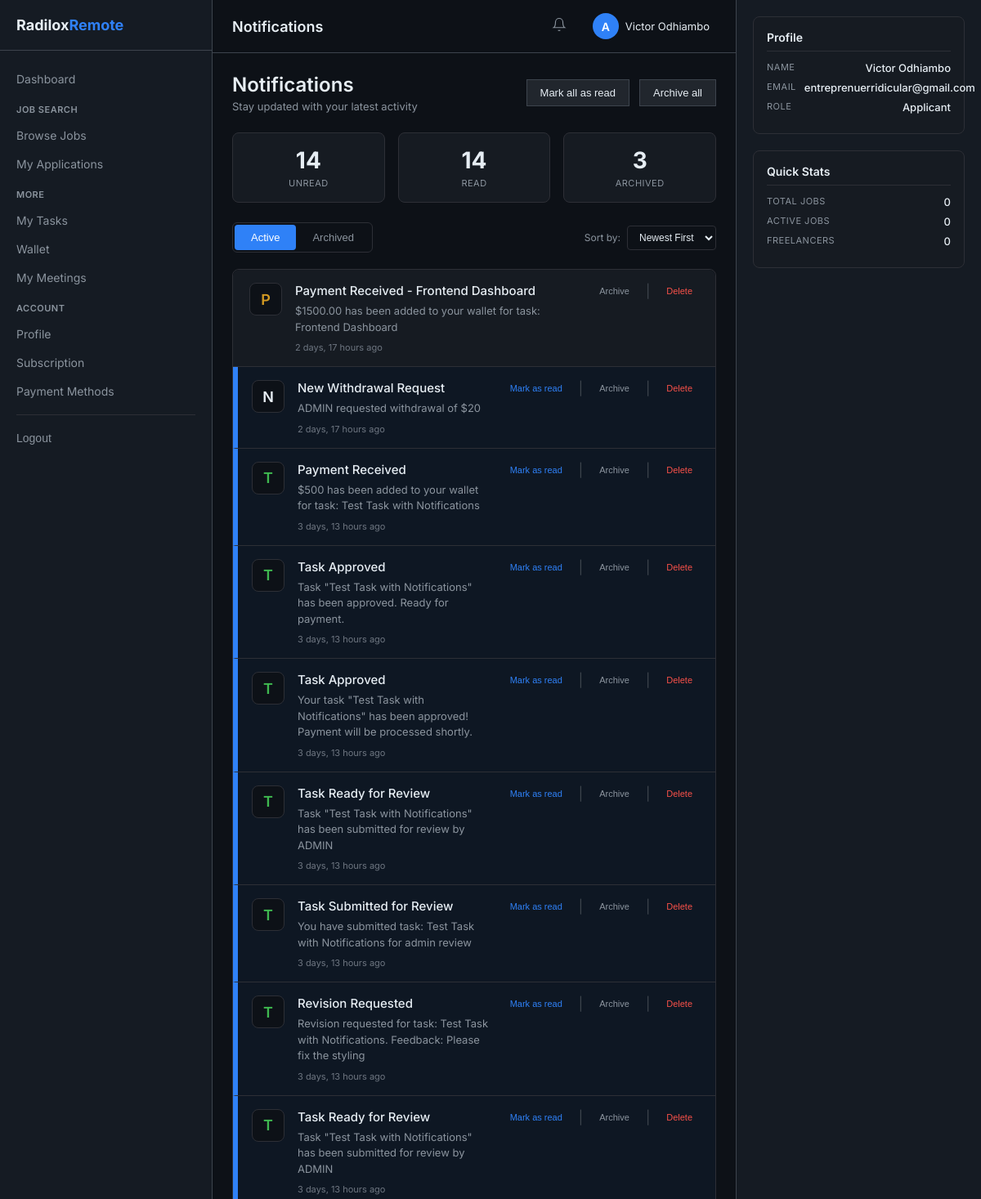
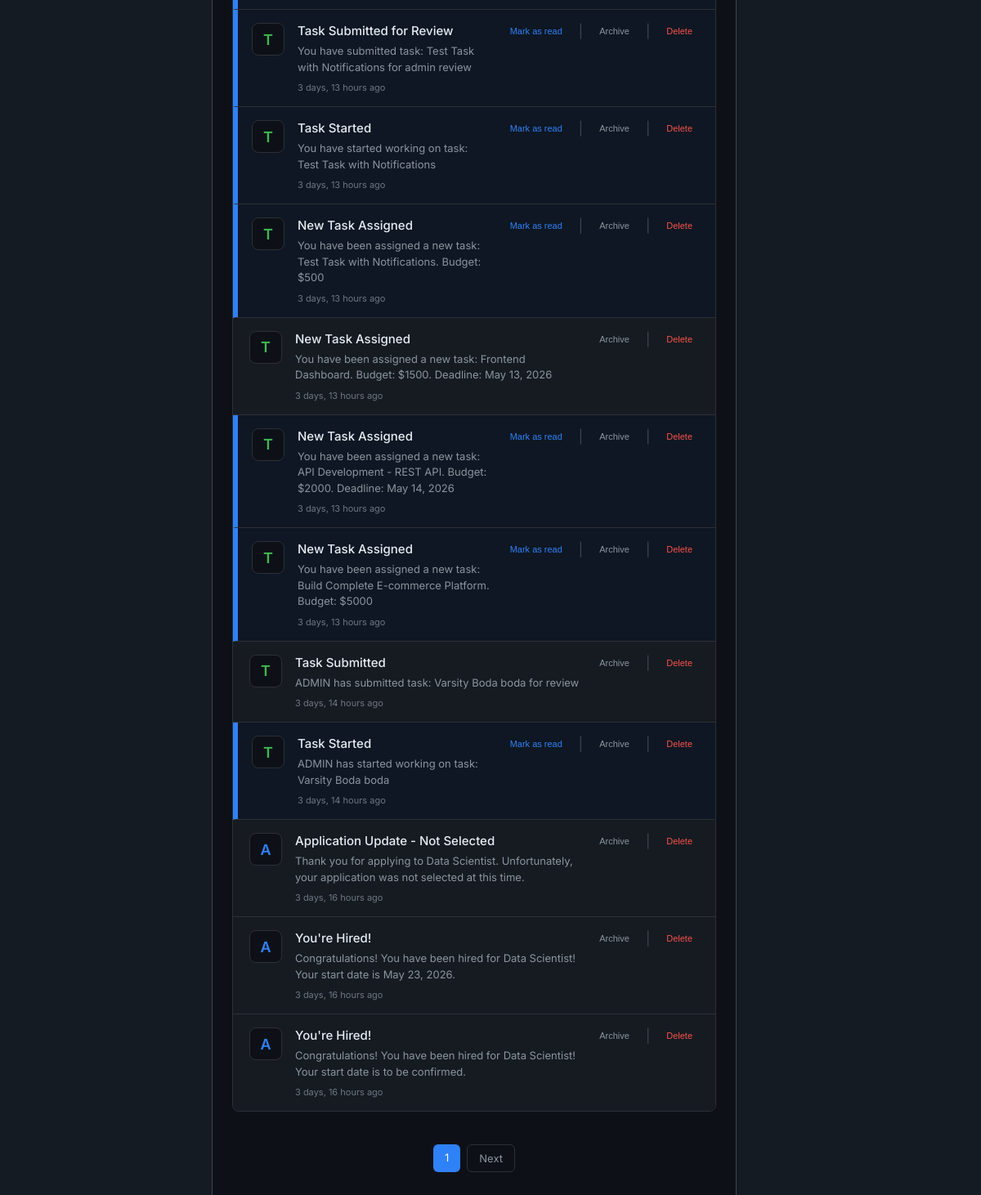
Page /notifications/ (signed in) on the earlier database version (2 pictures, top to bottom).
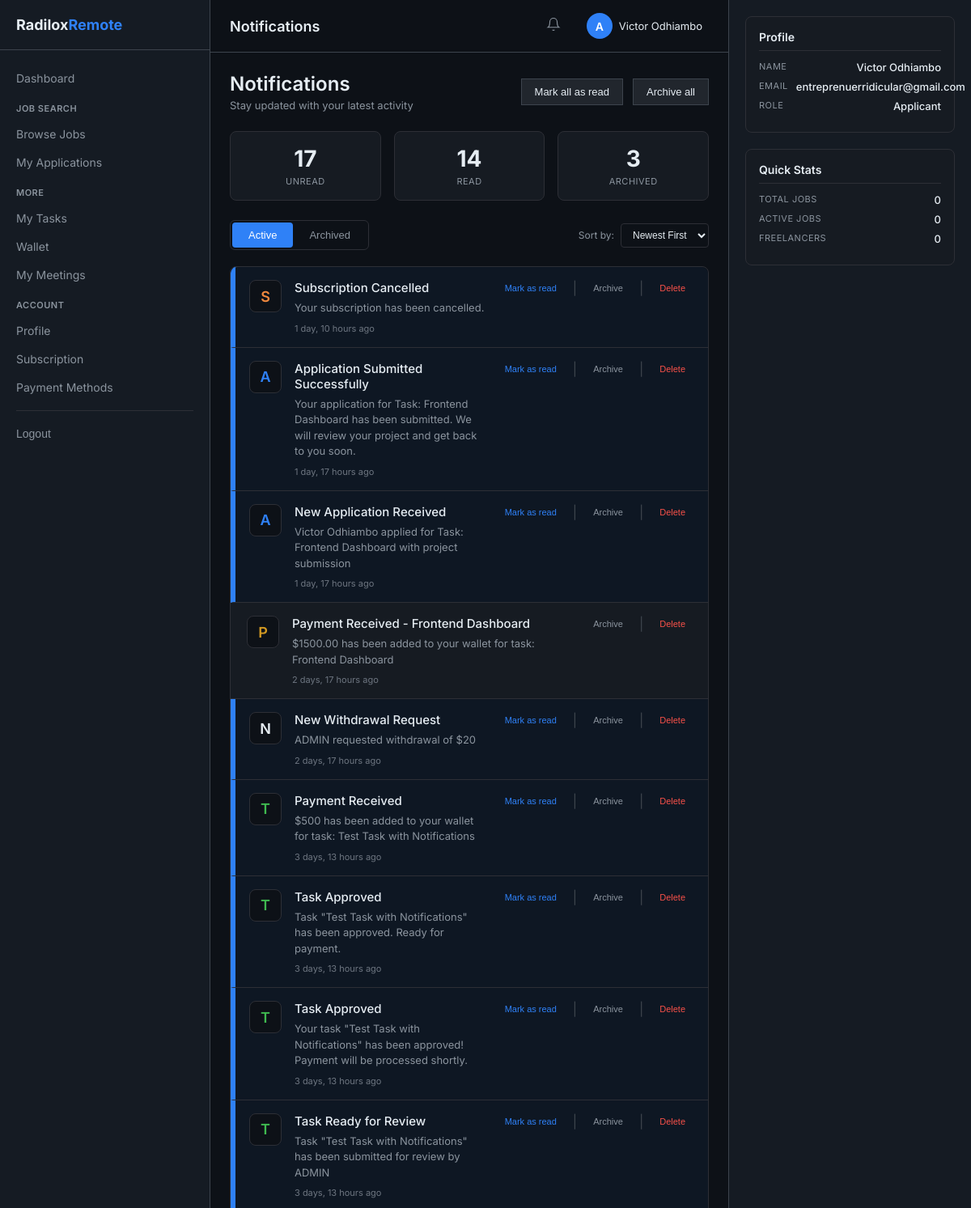
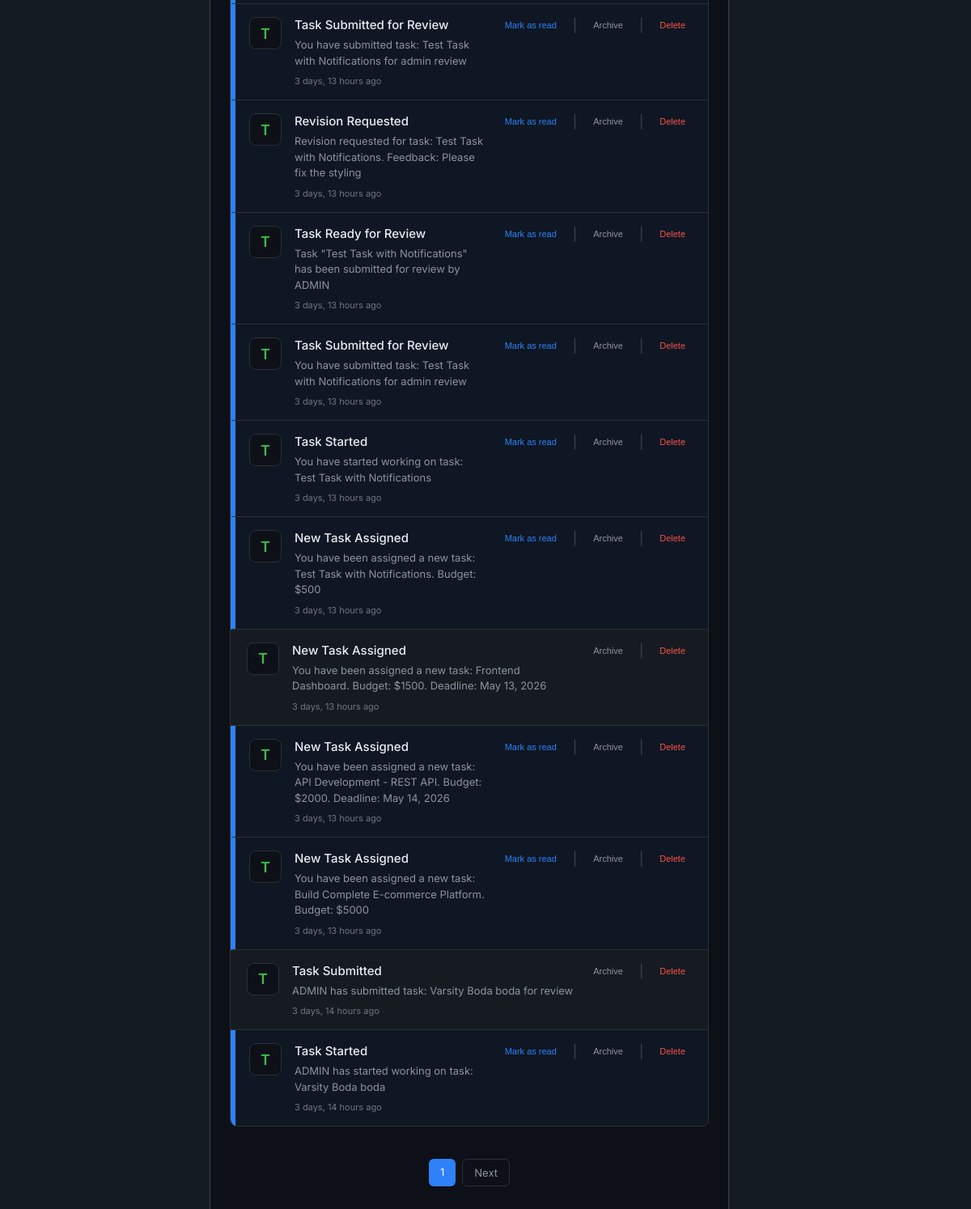
Same page on the later database version (2 pictures, top to bottom).
### notifications/models.py (models this page shows, shortened)
class Notification(models.Model):
    NOTIFICATION_TYPES = (
        ('application', 'Application Update'),
        ('quiz', 'Quiz Result'),
        ('task', 'Task Update'),
        ('payment', 'Payment Update'),
        ('subscription', 'Subscription Update'),
        ('system', 'System Message'),
        ('interview', 'Interview Scheduled'),
        ('onboarding', 'Onboarding Scheduled'),
        ('withdrawal', 'Withdrawal Update'),
    )
    STATUS_CHOICES = (
        ('unread', 'Unread'),
        ('read', 'Read'),
        ('archived', 'Archived'),
    )
    user = models.ForeignKey(settings.AUTH_USER_MODEL, on_delete=models.CASCADE, related_name='notifications')
    notification_type = models.CharField(max_length=20, choices=NOTIFICATION_TYPES, db_index=True)
    title = models.CharField(max_length=255)
    message = models.TextField()
    link = models.CharField(max_length=500, blank=True, help_text="URL to redirect when clicked")
    status = models.CharField(max_length=20, choices=STATUS_CHOICES, default='unread', db_index=True)
    metadata = models.JSONField(default=dict, blank=True, help_text="Additional data like task_id, application_id, etc.")
    created_at = models.DateTimeField(auto_now_add=True, db_index=True)
    read_at = models.DateTimeField(null=True, blank=True)
    updated_at = models.DateTimeField(auto_now=True)
    class Meta:
        db_table = 'notifications'
        ordering = ['-created_at']
        indexes = [
            models.Index(fields=['user', 'status', '-created_at']),
            models.Index(fields=['user', 'created_at']),
            models.Index(fields=['notification_type']),
        ]
        verbose_name = 'Notification'
        verbose_name_plural = 'Notifications'

### notifications/views.py (the view)
# urls.py: path('', views.notification_list, name='list'),
@login_required
def notification_list(request):
    status_filter = request.GET.get('status', 'active')
    sort_by = request.GET.get('sort', 'newest')
    if status_filter == 'active':
        notifications = Notification.objects.filter(
            user=request.user
        ).exclude(status='archived').order_by('-created_at')
    elif status_filter == 'archived':
        notifications = Notification.objects.filter(
            user=request.user,
            status='archived'
        ).order_by('-created_at')
    else:
        notifications = Notification.objects.filter(user=request.user).order_by('-created_at')
    if sort_by == 'oldest':
        notifications = notifications.order_by('created_at')
    else:
        notifications = notifications.order_by('-created_at')
    paginator = Paginator(notifications, 20)
    page_number = request.GET.get('page')
    page_obj = paginator.get_page(page_number)
    unread_count = Notification.objects.filter(user=request.user, status='unread').count()
    read_count = Notification.objects.filter(user=request.user, status='read').count()
    archived_count = Notification.objects.filter(user=request.user, status='archived').count()
    context = {
        'notifications': page_obj,
        'unread_count': unread_count,
        'read_count': read_count,
        'archived_count': archived_count,
        'current_status': status_filter,
        'current_sort': sort_by,
    }
    return render(request, 'notifications/list.html', context)

### accounts/models.py (called while the page is built)
    def get_full_name(self):
        if self.first_name and self.last_name:
            return f"{self.first_name} {self.last_name}"
        return self.username

### templates/notifications/list.html (shortened to what the changed rows need)
{% extends 'base_dashboard.html' %}
{% load static %}
{% block content %}
<div class="notifications-container">
    <div class="notifications-header">
        <div>
            <h1 class="header-title">Notifications</h1>
        </div>
    </div>
    <div class="stats-row">
        <div class="stat-card">
            <div class="stat-number">{{ unread_count|default:"0" }}</div>
            <div class="stat-label">UNREAD</div>
        </div>
    </div>
    {% if notifications %}
        <div class="notifications-list">
            {% for notif in notifications %}
            <div class="notification-item {% if notif.status == 'unread' %}unread{% endif %}"
                 data-id="{{ notif.id }}"
                 data-link="{{ notif.link|default:'#' }}">
                <div class="notification-icon icon-{{ notif.notification_type|default:'default' }}">
                    {% if notif.notification_type == 'application' %}A
                    {% elif notif.notification_type == 'task' %}T
                    {% elif notif.notification_type == 'payment' %}P
                    {% elif notif.notification_type == 'subscription' %}S
                    {% elif notif.notification_type == 'interview' %}I
                    {% else %}N{% endif %}
                </div>
                <div class="notification-content">
                    <div class="notification-title">{{ notif.title }}</div>
                    <div class="notification-message">{{ notif.message }}</div>
                    <div class="notification-time">{{ notif.created_at|timesince }} ago</div>
                </div>
                <div class="notification-actions">
                    {% if notif.status == 'unread' %}
                        <button class="mark-read-btn" data-id="{{ notif.id }}">Mark as read</button>
                        <span class="divider">|</span>
                    {% endif %}
                    {% if current_status == 'archived' %}
                        <button class="unarchive-btn" data-id="{{ notif.id }}">Restore</button>
                        <span class="divider">|</span>
                    {% else %}
                        <button class="archive-btn" data-id="{{ notif.id }}">Archive</button>
                        <span class="divider">|</span>
                    {% endif %}
                    <button class="delete-btn" data-id="{{ notif.id }}">Delete</button>
                </div>
            </div>
            {% endfor %}
        </div>
    {% endif %}
</div>
{% endblock %}

Differences in the rows shown:
no longer on this page (row unchanged): Notification: notification_type "A", title "Application Update - Not Selected", message "Thank you for applying to Data Scientist. Unfortunately, your application was not selected at this time.", created_at "3 days, 16 hours", status "read" (drawn)
no longer on this page (row unchanged): Notification: notification_type "A", title "You're Hired!", message "Congratulations! You have been hired for Data Scientist! Your start date is May 23, 2026.", created_at "3 days, 16 hours", status "read" (drawn)
no longer on this page (row unchanged): Notification: notification_type "A", title "You're Hired!", message "Congratulations! You have been hired for Data Scientist! Your start date is to be confirmed.", created_at "3 days, 16 hours", status "read" (drawn)
added Notification: notification_type "S", title "Subscription Cancelled", message "Your subscription has been cancelled.", created_at "1 day, 10 hours"
added Notification: notification_type "A", title "Application Submitted Successfully", message "Your application for Task: Frontend Dashboard has been submitted. We will review your project and get back to you soon.", created_at "1 day, 17 hours"
added Notification: notification_type "A", title "New Application Received", message "Victor Odhiambo applied for Task: Frontend Dashboard with project submission", created_at "1 day, 17 hours"
Other differences:
{{ unread_count|default:"0" }}: "14" → "17"
